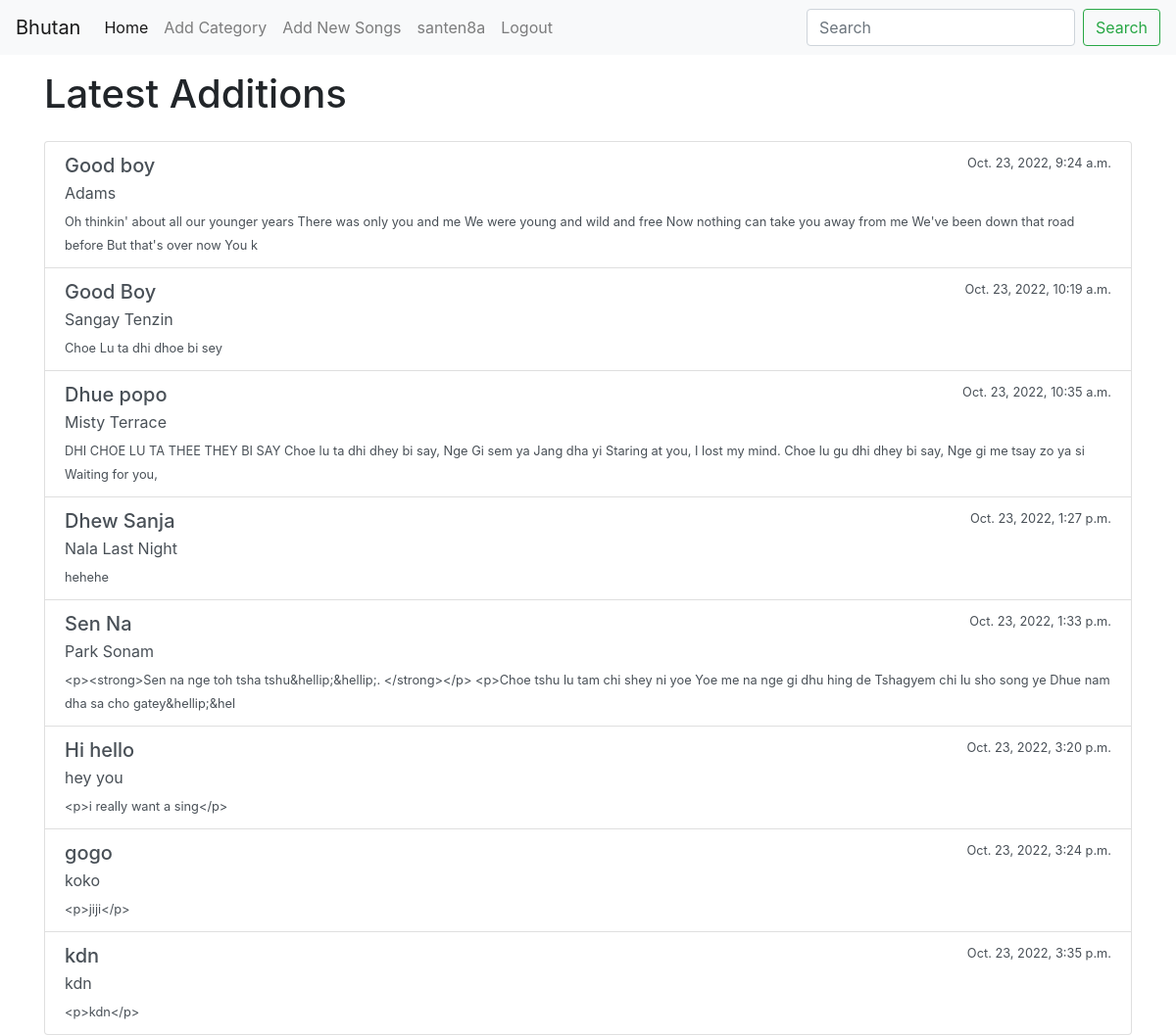
The app's page / (signed in) with its own data.
### song/models.py (models this page shows, shortened)
class Post(models.Model):
    title = models.CharField(max_length=255)
    header_image = models.ImageField(null=True,blank=True,upload_to="images/")
    author = models.ForeignKey(User,on_delete=models.CASCADE)
    artist = models.CharField(max_length=255)
    body = RichTextField(blank=True,null=True)
    created_date = models.DateTimeField(auto_now_add=True)
    updated_date = models.DateTimeField(auto_now=True)
    category = models.CharField(max_length=255,default='general')

### song/views.py (the view)
# urls.py: path('', HomeView.as_view(), name='home'),
class HomeView(ListView):
    model = Post
    template_name = 'song/home.html'
    ordering = ['updated_date']

### song/templates/song/home.html (shortened to what this page needs)
{% extends './base.html' %}
{% block content %}
<header>
    <h1 class="py-3">Latest Additions</h1>
    <div class="list-group">
    {% if object_list %}
        {%for post in object_list%}
        <a href="{% url 'detail-song' post.id %}" class="list-group-item list-group-item-action flex-column align-items-start">
            <div class="d-flex w-100 justify-content-between">
                <h5 class="mb-1">{{post.title}}</h5>
                <small>{{post.updated_date}}</small>
            </div>
            <p class="mb-1">{{post.artist}}</p>
            <small>{{post.body|slice:"200"}}</small>
        </a>
        {% endfor %}
    {% endif %}
    </div>
</header>
{% endblock %}

### song/templates/song/navbar.html (shortened to what this page needs)
<nav class="navbar navbar-expand-lg navbar-light bg-light">
  <a class="navbar-brand" href="{% url 'home' %}">Bhutan</a>
  <div class="collapse navbar-collapse" id="navbarTogglerDemo02">
    <ul class="navbar-nav mr-auto mt-2 mt-lg-0">
      <li class="nav-item active">
        <a class="nav-link" href="{% url 'home' %}">Home <span class="sr-only">(current)</span></a>
      </li>
      <li class="nav-item">
        <a class="nav-link" href="{% url 'create-category' %}">Add Category</a>
      </li>
      <li class="nav-item">
        <a class="nav-link" href="{% url 'create-song' %}">Add New Songs</a>
      </li>
      {% if user.is_authenticated %}
      <li class="nav-item">
        <a class="nav-link" href="{% url 'profile-edit' %}">{{user.username}}</a>
      </li>
      <li class="nav-item">
        <a class="nav-link" href="{% url 'logout' %}">Logout</a>
      </li>
      {% endif %}
    </ul>
    <form class="form-inline my-2 my-lg-0">
      <input class="form-control mr-sm-2" type="search" placeholder="Search">
      <button class="btn btn-outline-success my-2 my-sm-0" type="submit">Search</button>
    </form>
  </div>
</nav>

### records on screen
Post: title "Good boy", updated_date "Oct. 23, 2022, 9:24 a.m.", artist "Adams", body "Oh thinkin' about all our younger years There was only you and me We were young and wild and free Now nothing can take you away from me We've been down that road before But that's over now You k"
Post: title "Good Boy", updated_date "Oct. 23, 2022, 10:19 a.m.", artist "Sangay Tenzin", body "Choe Lu ta dhi dhoe bi sey"
Post: title "Dhue popo", updated_date "Oct. 23, 2022, 10:35 a.m.", artist "Misty Terrace", body "DHI CHOE LU TA THEE THEY BI SAY Choe lu ta dhi dhey bi say, Nge Gi sem ya Jang dha yi Staring at you, I lost my mind. Choe lu gu dhi dhey bi say, Nge gi me tsay zo ya si Waiting for you,"
Post: title "Dhew Sanja", updated_date "Oct. 23, 2022, 1:27 p.m.", artist "Nala Last Night", body "hehehe"
Post: title "Sen Na", updated_date "Oct. 23, 2022, 1:33 p.m.", artist "Park Sonam", body "<p><strong>Sen na nge toh tsha tshu&hellip;&hellip;. </strong></p> <p>Choe tshu lu tam chi shey ni yoe Yoe me na nge gi dhu hing de Tshagyem chi lu sho song ye Dhue nam dha sa cho gatey&hellip;&hel"
Post: title "Hi hello", updated_date "Oct. 23, 2022, 3:20 p.m.", artist "hey you", body "<p>i really want a sing</p>"
Post: title "gogo", updated_date "Oct. 23, 2022, 3:24 p.m.", artist "koko", body "<p>jiji</p>"
Post: title "kdn", updated_date "Oct. 23, 2022, 3:35 p.m.", artist "kdn", body "<p>kdn</p>"

### other values on screen
{{ user.username }} "santen8a"
